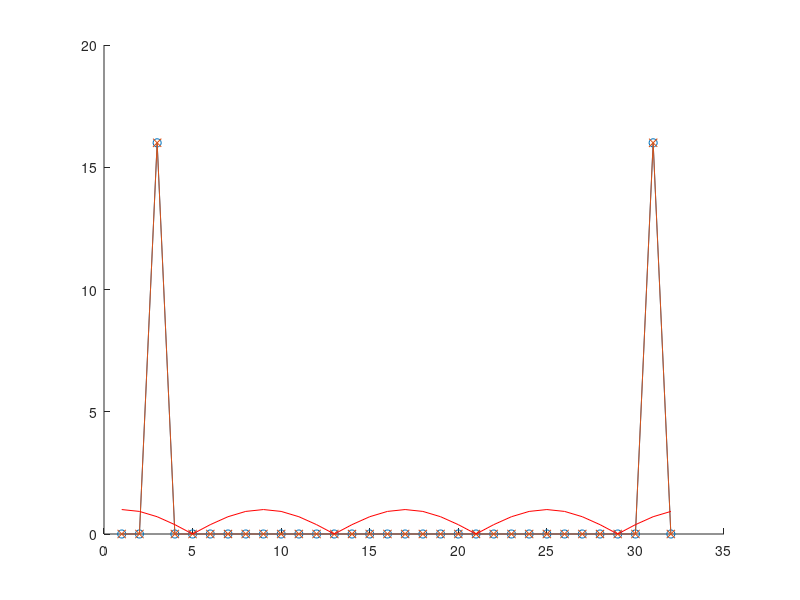
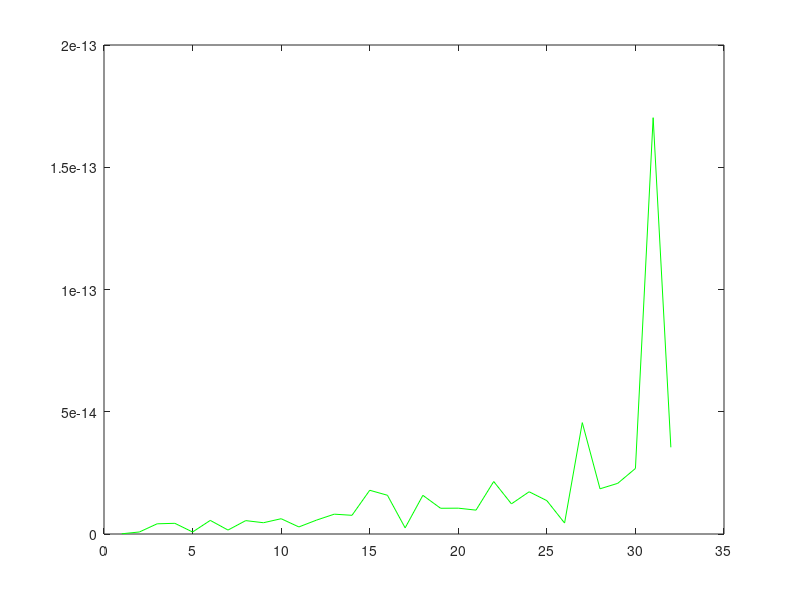

These charts were generated, in order, by the following MATLAB code:
clear all, close all, clc
N=32;
xn=cos(pi/8*[0:N-1]);


for k=1:N
    %X(k)=0;
    for n=1:N
        Wn(k,n)=exp(-j*(2*pi/N)*(k-1)*(n-1));      
    end
end

xn=xn(:);
X=Wn*xn; %widmo
  

Wn1=conj(Wn);
x=(1/N)*Wn1*X; %sygnal rekonstruowany z widma


figure(1)
hold on
plot(abs(fft(xn)),'o-')

plot(abs(X),'x-')
plot(abs(x),'r')
e=X-fft(xn);
figure(2)
plot(abs(e),'g')